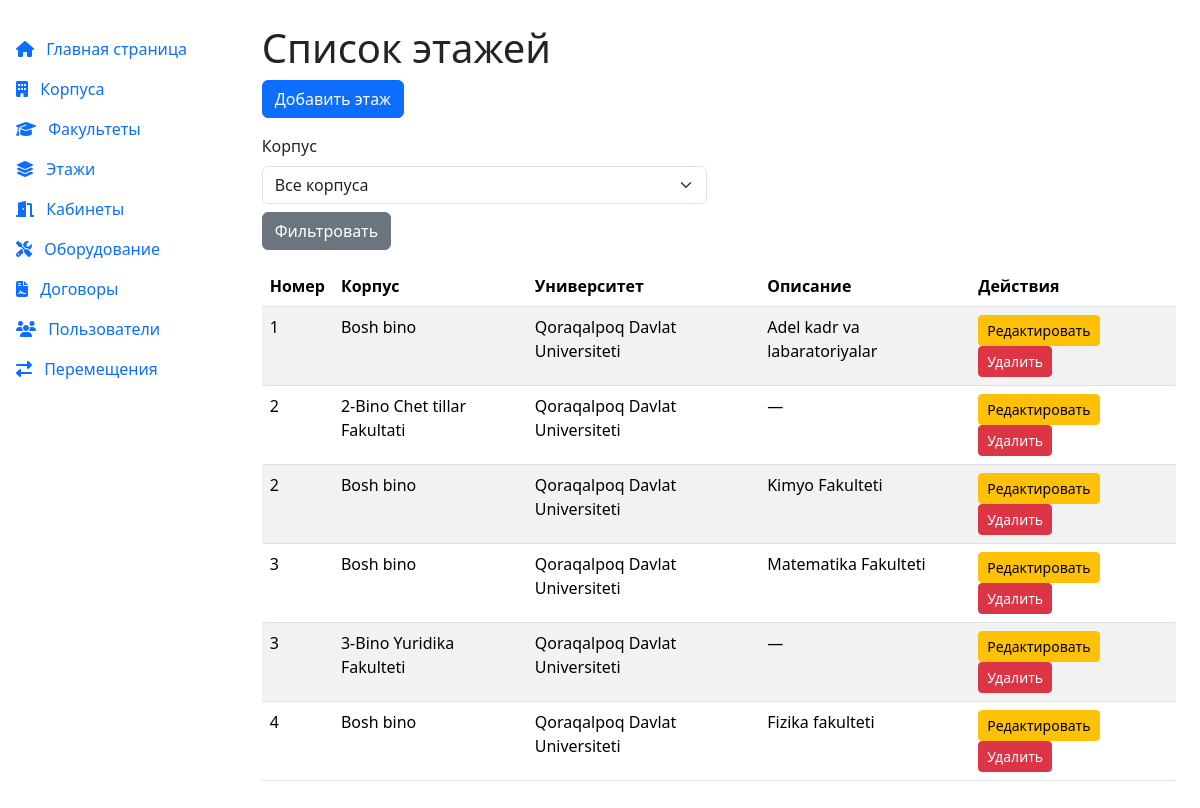
Page /custom_admin/floors/ (signed in) on the earlier database version.
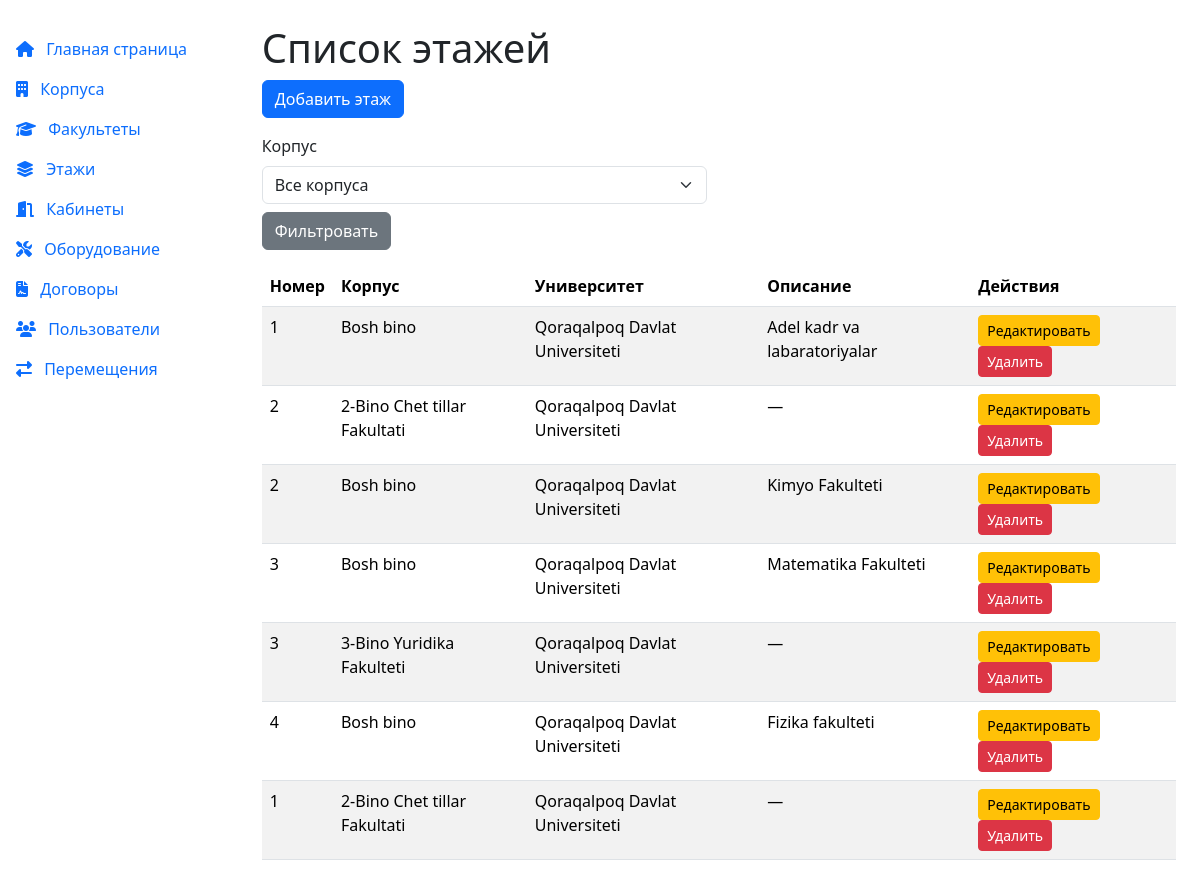
Same page on the later database version.
### university/models.py (models this page shows, shortened)
class Floor(models.Model): # Этаж
    building = models.ForeignKey(
        'Building',
        on_delete=models.CASCADE,
        related_name='floors',
        verbose_name="Корпус"
    )
    number = models.IntegerField(verbose_name="Номер этажа")
    description = models.TextField(blank=True, verbose_name="Описание (необязательно)")
    class Meta:
        verbose_name = "Этаж"
        verbose_name_plural = "Этажи"
        unique_together = ('building', 'number')

class Building(models.Model):   # Корпус
    university = models.ForeignKey(
        'University',
        on_delete=models.CASCADE,
        related_name='buildings',
        verbose_name="Университет"
    )
    name = models.CharField(max_length=100, verbose_name="Название корпуса")
    address = models.TextField(verbose_name="Адрес корпуса", blank=True)
    photo = models.ImageField(upload_to='building_photos/', null=True, blank=True, verbose_name="Фото корпуса")
    class Meta:
        verbose_name = "Корпус"
        verbose_name_plural = "Корпуса"

class University(models.Model):  # Университет
    name = models.CharField(max_length=255, verbose_name="Название университета")
    address = models.TextField(verbose_name="Адрес")
    logo = models.ImageField(upload_to='university_logos/', null=True, blank=True, verbose_name="Логотип")
    class Meta:
        verbose_name = "Университет"
        verbose_name_plural = "Университеты"

### custom_admin/views.py (the view)
# urls.py: path('floors/', views.FloorListView.as_view(), name='floor_list'),
class FloorListView(AdminOrManagerMixin, ListView):
    model = Floor
    template_name = 'custom_admin/floor_list.html'
    context_object_name = 'floors'
    paginate_by = 10
    def get_queryset(self):
        queryset = Floor.objects.all().select_related('building__university')
        building_id = self.request.GET.get('building')
        if building_id:
            queryset = queryset.filter(building_id=building_id)
        return queryset
    def get_context_data(self, **kwargs):
        context = super().get_context_data(**kwargs)
        context['buildings'] = Building.objects.all()
        return context

### custom_admin/views.py (called while the page is built)
    def dispatch(self, request, *args, **kwargs):
        if not request.user.is_authenticated:
            return redirect('custom_admin:login')
        if not (request.user.is_admin() or request.user.is_manager()):
            return render(request, 'custom_admin/error.html', {
                'error': 'Доступ только для администраторов или менеджеров'
            }, status=403)
        return super().dispatch(request, *args, **kwargs)

### user/models.py (called while the page is built)
    def is_admin(self):
        return self.role == self.Role.ADMIN

### custom_admin/templates/custom_admin/floor_list.html (shortened to what this page needs)
{% extends 'custom_admin/base.html' %}
{% block content %}
    <h1>Список этажей</h1>
    <a href="{% url 'custom_admin:floor_create' %}" class="btn btn-primary mb-3">Добавить этаж</a>
    <form method="get" class="mb-3">
        <div class="row">
            <div class="col-md-6">
                <label for="building" class="form-label">Корпус</label>
                <select name="building" id="building" class="form-select">
                    <option value="">Все корпуса</option>
                </select>
            </div>
        </div>
        <button type="submit" class="btn btn-secondary mt-2">Фильтровать</button>
    </form>
    <table class="table table-striped">
        <thead>
            <tr>
                <th>Номер</th>
                <th>Корпус</th>
                <th>Университет</th>
                <th>Описание</th>
                <th>Действия</th>
            </tr>
        </thead>
        <tbody>
            {% for floor in floors %}
                <tr>
                    <td>{{ floor.number }}</td>
                    <td>{{ floor.building.name }}</td>
                    <td>{{ floor.building.university.name }}</td>
                    <td>{{ floor.description|truncatechars:50|default:"—" }}</td>
                    <td>
                        <a href="{% url 'custom_admin:floor_edit' floor.pk %}" class="btn btn-sm btn-warning">Редактировать</a>
                        <a href="{% url 'custom_admin:floor_delete' floor.pk %}" class="btn btn-sm btn-danger">Удалить</a>
                    </td>
                </tr>
            {% empty %}
                <tr>
                    <td colspan="5">Этажи не найдены.</td>
                </tr>
            {% endfor %}
        </tbody>
    </table>
{% endblock %}

### custom_admin/templates/custom_admin/base.html (shortened to what this page needs)
{% load static %}
<!DOCTYPE html>
<html lang="ru">
<head>
    <link href="https://cdn.jsdelivr.net/npm/bootstrap@5.3.2/dist/css/bootstrap.min.css" rel="stylesheet">
    <link rel="stylesheet" href="https://cdnjs.cloudflare.com/ajax/libs/font-awesome/6.4.2/css/all.min.css">
    <link href="{% static 'custom_admin/css/style.css' %}" rel="stylesheet">
</head>
<body>
    <div class="d-flex">
        <div class="sidebar">
            <div class="sidebar-header">
                <a href="{% url 'custom_admin:dashboard' %}" class="text-white text-decoration-none">
                    <h4 class="mb-0">iMaster</h4>
                </a>
            </div>
            <ul class="nav flex-column">
                <li class="nav-item">
                    <a class="nav-link {% if request.resolver_match.url_name == 'dashboard' %}active{% endif %}" href="{% url 'custom_admin:dashboard' %}">
                        <i class="fas fa-home me-2"></i> Главная страница
                    </a>
                </li>
                <li class="nav-item">
                    <a class="nav-link {% if request.resolver_match.url_name == 'building_list' %}active{% endif %}" href="{% url 'custom_admin:building_list' %}">
                        <i class="fas fa-building me-2"></i> Корпуса
                    </a>
                </li>
                <li class="nav-item">
                    <a class="nav-link {% if request.resolver_match.url_name == 'faculty_list' %}active{% endif %}" href="{% url 'custom_admin:faculty_list' %}">
                        <i class="fas fa-graduation-cap me-2"></i> Факультеты
                    </a>
                </li>
                <li class="nav-item">
                    <a class="nav-link {% if request.resolver_match.url_name == 'floor_list' %}active{% endif %}" href="{% url 'custom_admin:floor_list' %}">
                        <i class="fas fa-layer-group me-2"></i> Этажи
                    </a>
                </li>
                <li class="nav-item">
                    <a class="nav-link {% if request.resolver_match.url_name == 'room_list' %}active{% endif %}" href="{% url 'custom_admin:room_list' %}">
                        <i class="fas fa-door-open me-2"></i> Кабинеты
                    </a>
                </li>
                <li class="nav-item">
                    <a class="nav-link {% if request.resolver_match.url_name == 'equipment_list' %}active{% endif %}" href="{% url 'custom_admin:equipment_list' %}">
                        <i class="fas fa-tools me-2"></i> Оборудование
                    </a>
                </li>
                <li class="nav-item">
                    <a class="nav-link {% if request.resolver_match.url_name == 'contract_document_list' %}active{% endif %}" href="{% url 'custom_admin:contract_document_list' %}">
                        <i class="fas fa-file-contract me-2"></i> Договоры
                    </a>
                </li>
                <li class="nav-item">
                    <a class="nav-link {% if request.resolver_match.url_name == 'user_list' %}active{% endif %}" href="{% url 'custom_admin:user_list' %}">
                        <i class="fas fa-users me-2"></i> Пользователи
                    </a>
                </li>
                <li class="nav-item">
                    <a class="nav-link {% if request.resolver_match.url_name == 'movement_list' %}active{% endif %}" href="{% url 'custom_admin:movement_list' %}">
                        <i class="fas fa-exchange-alt me-2"></i> Перемещения
                    </a>
                </li>
            </ul>
            <div class="sidebar-footer">
                {% if user.is_authenticated %}
                    <div class="text-white">
                    </div>
                    <a href="{% url 'custom_admin:logout' %}" class="text-white text-decoration-none">
                        <i class="fas fa-sign-out-alt me-2"></i> Выйти
                    </a>
                {% else %}
                    <a href="{% url 'custom_admin:login' %}" class="text-white text-decoration-none">
                        <i class="fas fa-sign-in-alt me-2"></i> Войти
                    </a>
                {% endif %}
            </div>
        </div>
        <div class="content flex-grow-1 p-4">
            {% block content %}
            {% endblock %}
        </div>
    </div>
</body>
</html>

Differences in the rows shown:
added Floor: number "1", building.name "2-Bino Chet tillar Fakultati", building.university.name "Qoraqalpoq Davlat Universiteti", description "—"
